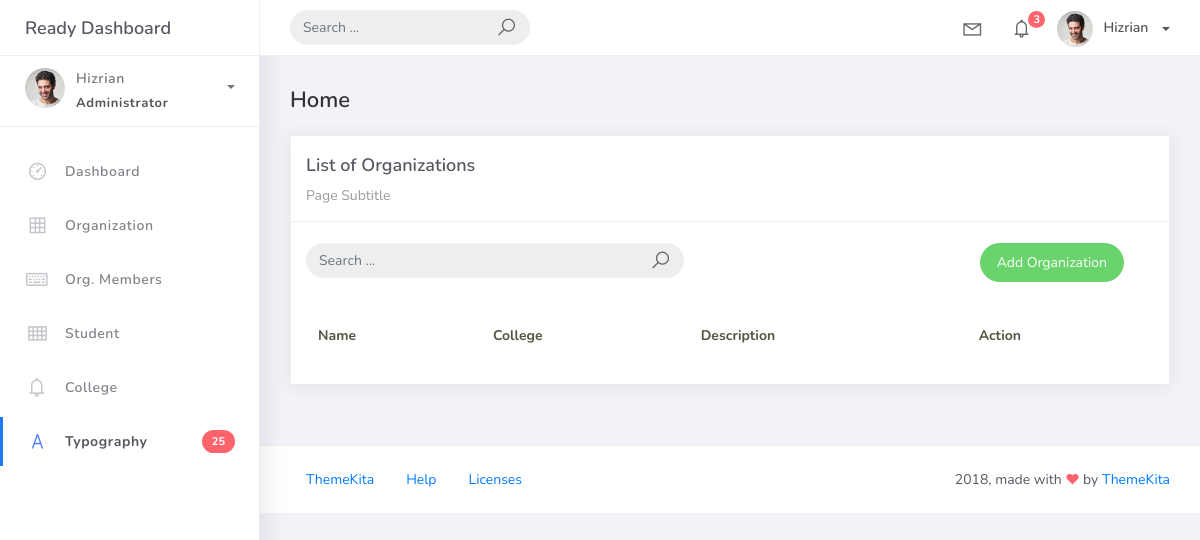
Page /organization_list/ on the earlier database version.
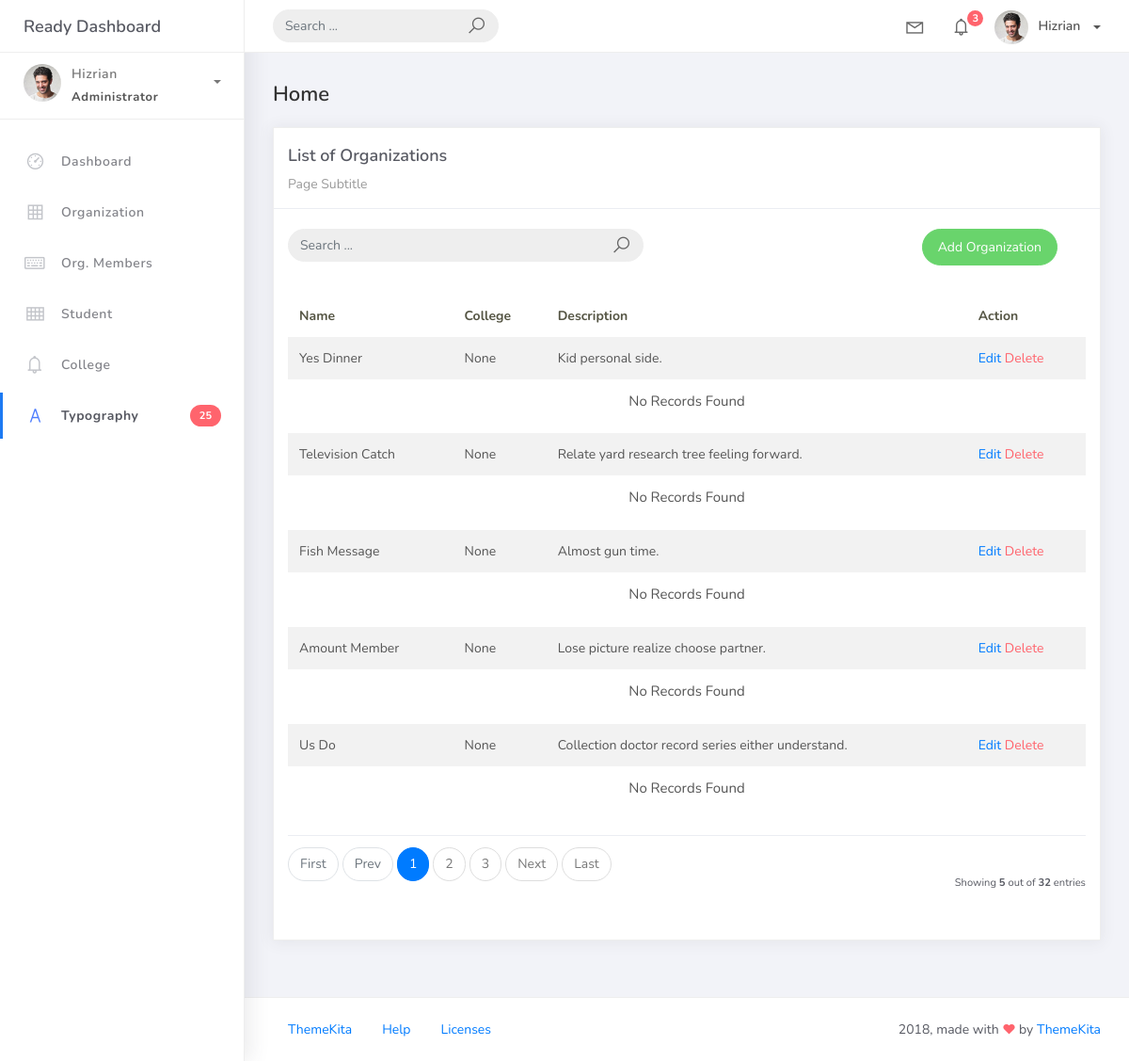
Same page on the later database version.
### studentorg/models.py (models this page shows, shortened)
class BaseModel(models.Model):
    created_at = models.DateTimeField(auto_now_add=True, db_index=True)
    updated_at = models.DateTimeField(auto_now=True)
    class Meta:
        abstract = True

class Organization(BaseModel):
    name = models.CharField(max_length=250)
    college = models.ForeignKey (
        College, null=True, blank=True, on_delete=models.CASCADE)
    description = models.CharField(max_length=500)

### studentorg/views.py (the view)
# urls.py: path('organization_list/', OrganizationList.as_view(), name='organization-list'),
class OrganizationList(ListView):
    model = Organization
    context_object_name = 'organization'
    template_name = 'org_list.html'
    paginate_by = 5
    def get_queryset(self, *args, **kwargs):
        qs = super(OrganizationList, self).get_queryset(*args, **kwargs)
        if self.request.GET.get("q") != None:
            query = self.request.GET.get('q')
            qs = qs.filter(Q(name__icontains=query) |
                            Q(description__icontains=query))
        return qs

### templates/org_list.html
{% extends 'base.html' %} {% load static %} {% block content %}
<div class="content">
    <div class="container-fluid">
        <h4 class="page-title">Home</h4>
        <div class="row">
            <div class="col-md-12">
                <div class="card">
                    <div class="card-header">
                        <div class="card-title">List of Organizations</div>
                        <div class="card-category">Page Subtitle</div>
                    </div>
                    <br />
                    <div class="col-md-12 row">
                        <div class="col-md-6">
                            <form class="navbar-left navbar-form nav-search mr-md-3" action="{% url 'organization-list' %}">
                                <div class="input-group">
                                    <input type="text" placeholder="Search ..." class="form-control" name="q" />
                                    <div class="input-group-append">
                                        <span class="input-group-text">
                                            <i class="la la-search search-icon"></i>
                                        </span>
                                    </div>
                                </div>
                            </form>
                        </div>
                        <div class="col-md-6">
                            <div class="pull-right">
                                <a href="{% url 'organization-add' %}" class="btn btn-success btn-rounded">
                                    Add Organization
                                </a>
                            </div>
                        </div>
                    </div>
                    <div class="card-body">
                        <table class="table table-striped mt-3">
                            <thead>
                                <tr>
                                    <th scope="col">Name</th>
                                    <th scope="col">College</th>
                                    <th scope="col">Description</th>
                                    <th scope="col">Action</th>
                                </tr>
                            </thead>
                            <tbody>
                                {% for object in object_list %}
                                <tr>
                                    <td>{{ object.name }}</td>
                                    <td>{{ object.college }}</td>
                                    <td>{{ object.description }}</td>
                                    <td>
                                        <a href="{% url 'organization-update' object.id %}">Edit</a>
                                        <a href="{% url 'organization-delete' object.id %}" class="text-danger">Delete</a>
                                    </td>
                                </tr>
                                <tr>
                                    <td colspan="4" style="text-align: center">
                                        <p class="text-sm" font-weight-bold mb-0">No Records Found</p>
                                    </td>
                                </tr>
                                {% endfor %}
                            </tbody>
                        </table>
                        {% include 'includes/pagination.html' %}
                    </div>
                </div>
            </div>
        </div>
    </div>
</div>
{% endblock %}

### templates/base.html (shortened to what this page needs)
{% load static %}
<!DOCTYPE html>
<html>
<head>
	<link rel="stylesheet" href="{% static 'css/bootstrap.min.css' %}">
	<link rel="stylesheet" href="{% static 'css/ready.css' %}">
	<link rel="stylesheet" href="{% static 'css/demo.css' %}">
</head>
<body>
	<div class="wrapper">
		<div class="main-header">
			<div class="logo-header">
				<a href="index.html" class="logo">
					Ready Dashboard
				</a>
			</div>
			<nav class="navbar navbar-header navbar-expand-lg">
				<div class="container-fluid">
					<form class="navbar-left navbar-form nav-search mr-md-3" action="">
						<div class="input-group">
							<input type="text" placeholder="Search ..." class="form-control">
							<div class="input-group-append">
								<span class="input-group-text">
									<i class="la la-search search-icon"></i>
								</span>
							</div>
						</div>
					</form>
					<ul class="navbar-nav topbar-nav ml-md-auto align-items-center">
						<li class="nav-item dropdown hidden-caret">
							<a class="nav-link dropdown-toggle" href="#" id="navbarDropdown" role="button" data-toggle="dropdown" aria-haspopup="true" aria-expanded="false">
								<i class="la la-envelope"></i>
							</a>
						</li>
						<li class="nav-item dropdown hidden-caret">
							<a class="nav-link dropdown-toggle" href="#" id="navbarDropdown" role="button" data-toggle="dropdown" aria-haspopup="true" aria-expanded="false">
								<i class="la la-bell"></i>
								<span class="notification">3</span>
							</a>
						</li>
						<li class="nav-item dropdown">
							<a class="dropdown-toggle profile-pic" data-toggle="dropdown" href="#" aria-expanded="false"> <img src="{% static 'img/profile.jpg' %}" alt="user-img" width="36" class="img-circle"><span >Hizrian</span></span> </a>
							</li>
						</ul>
					</div>
				</nav>
			</div>
			<div class="sidebar">
				<div class="scrollbar-inner sidebar-wrapper">
					<div class="user">
						<div class="photo">
							<img src="{% static 'img/profile.jpg' %}">
						</div>
						<div class="info">
							<a class="" data-toggle="collapse" href="#collapseExample" aria-expanded="true">
								<span>
									Hizrian
									<span class="user-level">Administrator</span>
									<span class="caret"></span>
								</span>
							</a>
						</div>
					</div>
					<ul class="nav">
						<li class="nav-item">
							<a href="index.html">
								<i class="la la-dashboard"></i>
								<p>Dashboard</p>
							</a>
						</li>
						<li class="nav-item">
							<a href="{% url 'organization-list' %}">
								<i class="la la-table"></i>
								<p>Organization</p>
							</a>
						</li>
						<li class="nav-item">
							<a href="forms.html">
								<i class="la la-keyboard-o"></i>
								<p>Org. Members</p>
							</a>
						</li>
						<li class="nav-item">
							<a href="tables.html">
								<i class="la la-th"></i>
								<p>Student</p>
							</a>
						</li>
						<li class="nav-item">
							<a href="notifications.html">
								<i class="la la-bell"></i>
								<p>College</p>
							</a>
						</li>
						<li class="nav-item active">
							<a href="typography.html">
								<i class="la la-font"></i>
								<p>Typography</p>
								<span class="badge badge-danger">25</span>
							</a>
						</li>
					</ul>
				</div>
			</div>
			<div class="main-panel">
				{% block content %}
				{% endblock %}
				<footer class="footer">
					<div class="container-fluid">
						<nav class="pull-left">
							<ul class="nav">
								<li class="nav-item">
									<a class="nav-link" href="http://www.themekita.com">
										ThemeKita
									</a>
								</li>
								<li class="nav-item">
									<a class="nav-link" href="#">
										Help
									</a>
								</li>
								<li class="nav-item">
									<a class="nav-link" href="#">
										Licenses
									</a>
								</li>
							</ul>
						</nav>
						<div class="copyright ml-auto">
							2018, made with <i class="la la-heart heart text-danger"></i> by <a href="http://www.themekita.com">ThemeKita</a>
						</div>
					</div>
				</footer>
			</div>
		</div>
</body>
</html>

### templates/includes/pagination.html (shortened to what this page needs)
{% if is_paginated %}
    <div class="card-footer px-0 border-0 d-flex flex-column flex-lg-row align-items-center
    justify-content-between mt-3">
        <nav aria-label="Topics pagination" class="mb-4">
            <ul class="pagination">
                {% if page_obj.number > 1 %}
                    <li class="page-item">
                        <a class="page-link" href="?page=1">First</a>
                    </li>
                {% else %}
                    <li class="page-item disabled">
                        <span class="page-link">First</span>
                    </li>
                {% endif %}
                {% if page_obj.has_previous %}
                    <li class="page-item">
                        <a class="page-link" href="?page={{ page_obj.previous_page_number }}">Prev</a>
                    </li>
                {% else %}
                    <li class="page-item disabled">
                        <span class="page-link">Prev</span>
                    </li>
                {% endif %}
                {% for page_num in paginator.page_range %}
                    {% if page_obj.number == page_num %}
                        <li class="page-item active">
                            <span class="page-link">
                                {{ page_num }}
                            </span>
                        </li>
                    {% elif page_num > page_obj.number|add:'-3' and page_num < page_obj.number|add:'3' %}
                        <li class="page-item">
                            <a class="page-link" href="?page={{ page_num }}">{{ page_num }}</a>
                        </li>
                    {% endif %}
                {% endfor %}
                {% if page_obj.has_next %}
                    <li class="page-item">
                        <a class="page-link" href="?page={{ page_obj.next_page_number }}">Next</a>
                    </li>
                {% else %}
                    <li class="page-item disabled">
                        <span class="page-link">Next</span>
                    </li>
                {% endif %}
                {% if page_obj.number != paginator.num_pages %}
                    <li class="page-item">
                        <a class="page-link" href="?page={{ paginator.num_pages }}">Last</a>
                    </li>
                {% else %}
                    <li class="page-item disabled">
                        <span class="page-link">Last</span>
                    </li>
                {% endif %}
            </ul>
        </nav>
        <div class="fw-normal small mt-4 mt-lg-0">
            Showing <b>{{ object_list.count }}</b> out of <b>{{ paginator.count }}</b> entries
        </div>
    </div>
{% endif %}

Differences in the rows shown:
added Organization: name "Yes Dinner", college "None", description "Kid personal side."
added Organization: name "Television Catch", college "None", description "Relate yard research tree feeling forward."
added Organization: name "Fish Message", college "None", description "Almost gun time."
added Organization: name "Amount Member", college "None", description "Lose picture realize choose partner."
added Organization: name "Us Do", college "None", description "Collection doctor record series either understand."
Other differences:
{{ object_list.count }}: (not shown) → "5"
{{ paginator.count }}: (not shown) → "32"
text now shown: "First Prev Next Last Showing out of entries"
new list line: "1"
new list line: "2"
new list line: "3"
